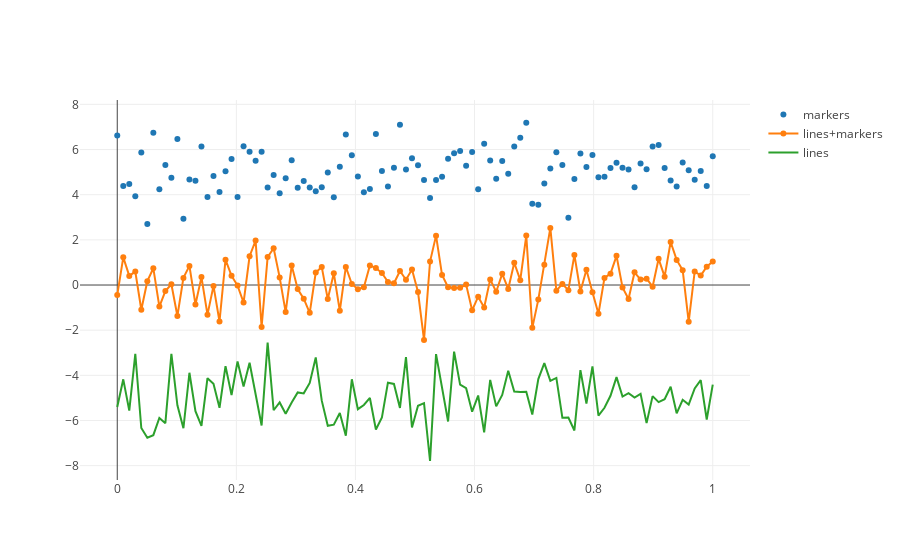

The notebook cell saved with this chart:
### Code cell
fig = go.Figure()
# Add traces
fig.add_trace(go.Scatter(x=random_x, y=random_y0,
                    mode='markers',
                    name='markers'))
fig.add_trace(go.Scatter(x=random_x, y=random_y1,
                    mode='lines+markers',
                    name='lines+markers'))
fig.add_trace(go.Scatter(x=random_x, y=random_y2,
                    mode='lines',
                    name='lines'))
